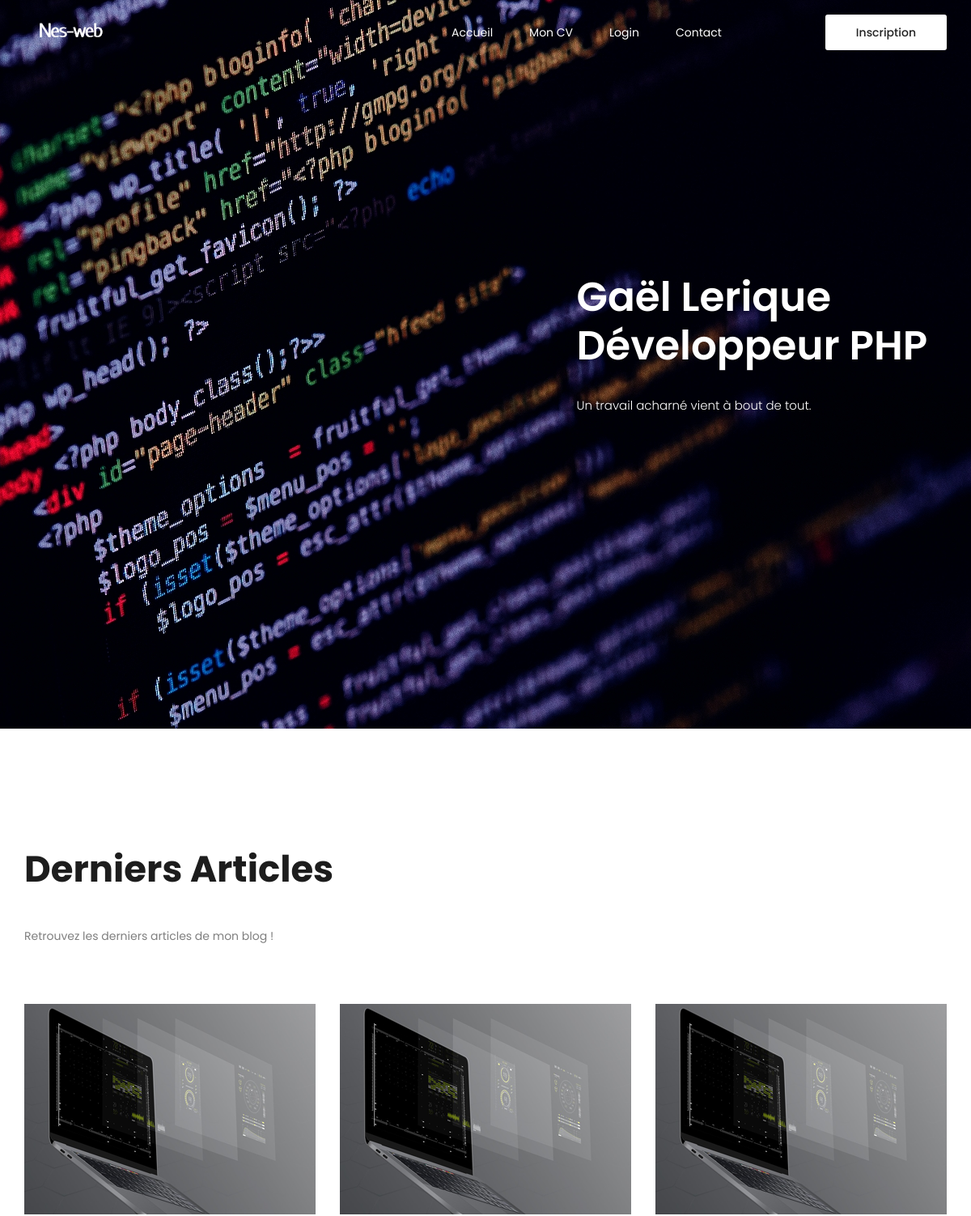
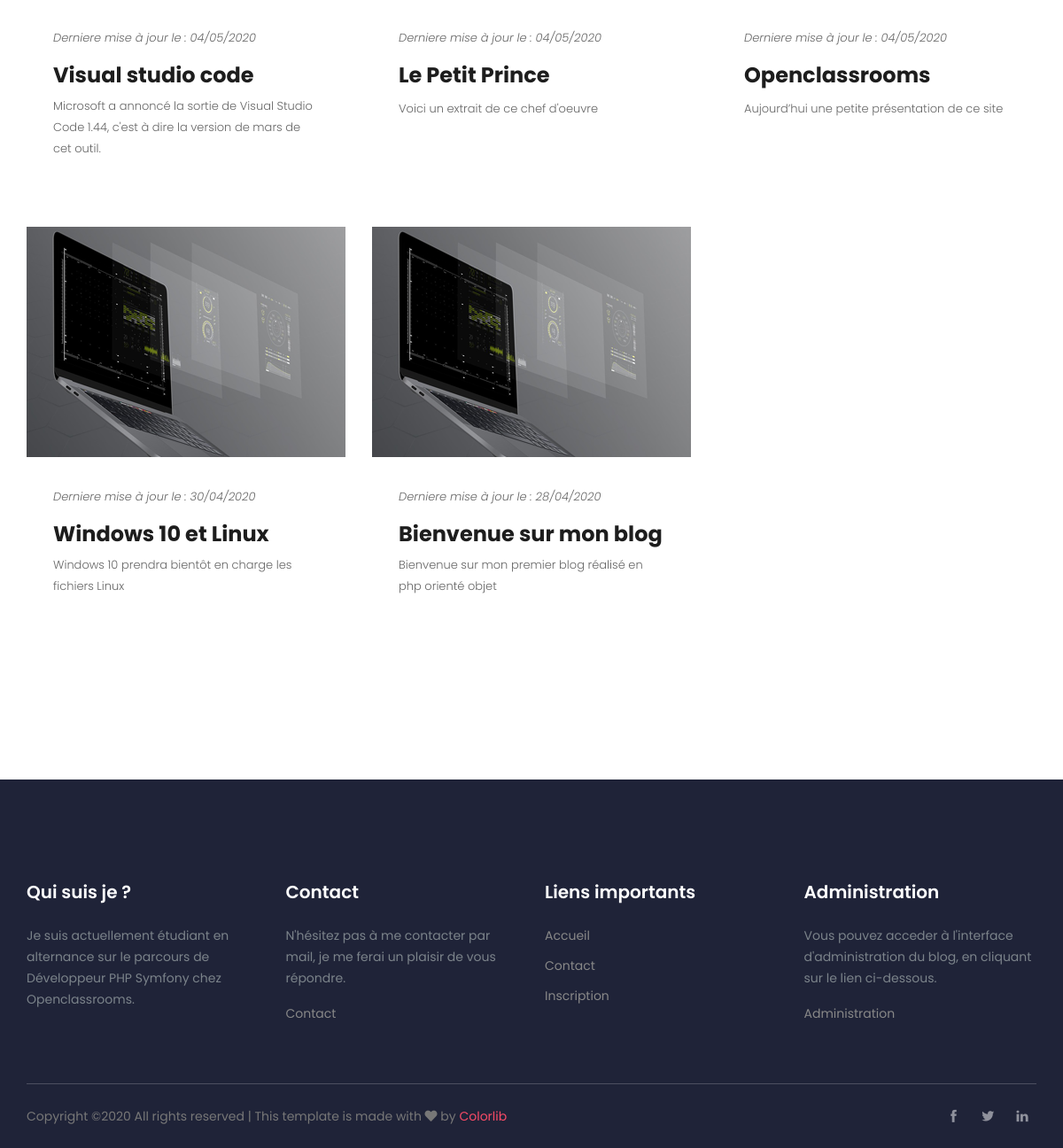
The page / on the database its author committed (2 pictures, top to bottom).
### tables this page shows
CREATE TABLE IF NOT EXISTS `post` (
  `id` int(11) NOT NULL AUTO_INCREMENT,
  `title` varchar(100) NOT NULL,
  `standfirst` varchar(200) NOT NULL,
  `content` text NOT NULL,
  `author` varchar(50) NOT NULL,
  `creationDate` date NOT NULL,
  `modificationDate` date DEFAULT NULL,
  `published` varchar(45) NOT NULL,
  `userId` int(11) NOT NULL,
  PRIMARY KEY (`id`),
  KEY `fk_post_utilisateur_idx` (`userId`)
);

### models/Renderer.php (called while the page is built, shortened)
<?php
class Renderer
{
    public static function render(string $path, array $var = []): void
    {
        extract($var);
        require('views/' . $path . '.view.php');
    }
}

### controllers/Post.php (called while the page is built, shortened)
<?php
class Post extends \controllers\Controller
{
    function accueil()
    {
        $manager = $this->modelManager;
        $posts = $manager->getPublishedList();
        \models\Renderer::render("accueil", compact('posts'));
    }
}

### models/Router.php (called while the page is built, shortened)
<?php
Class Router{
    public static function invoke(){
        if(!empty($_GET['action'])){
            $action = $_GET['action'];
        }
        else {$action="accueil";}
        $controller = new $controllerName();
        $controller->$action();
    }
}

### index.php (called while the page is built)
<?php
require('autoload.php');
\models\Router::invoke();

### controllers/Controller.php (called while the page is built, shortened)
<?php
abstract class Controller
{
    public function __construct()
    {
        $this->modelManager = new $realModelName();
    }
}

### models/managers/PostManager.php (called while the page is built, shortened)
<?php
class PostManager extends \models\Database
{
  protected $db;
  public function setDb(\PDO $db)
  {
    $this->db = $db;
  }
  public function getPublishedList()
  {
    $query = $this->db->prepare('SELECT id, title, standfirst, content, author, date_format(creationDate,"%d/%m/%Y") AS creationDate,
                                     date_format(modificationDate,"%d/%m/%Y") AS modificationDate, published, userId FROM post WHERE published = "Publié" ORDER BY id DESC');
    $query->execute();
    $query->setFetchMode(\PDO::FETCH_CLASS | \PDO::FETCH_PROPS_LATE, '\models\Post');
    $posts = $query->fetchAll();
    return $posts;
  }
}

### autoload.php (called while the page is built, shortened)
<?php
spl_autoload_register(function($className){
    $className = str_replace("\\","/",$className);
});

### models/Model.php (called while the page is built, shortened)
<?php
abstract class Model
{
    protected $id;
    function getId()
    {
        return $this->id;
    }
}

### models/Post.php (called while the page is built, shortened)
<?php
class Post extends Model
{
    protected $title;
    protected $standfirst;
    protected $modificationDate;
    function getTitle()
    {
        return $this->title;
    }
    function getStandfirst()
    {
        return $this->standfirst;
    }
    function getModificationDate()
    {
        return $this->modificationDate;
    }
}

### views/accueil.view.php (the view, shortened to what this page needs)
<section class="home_banner_area">
        <div class="banner_inner d-flex align-items-center">
            <div class="overlay"></div>
            <div class="container">
                <div class="row">
                    <div class="col-lg-6 offset-lg-6 col-xl-5 offset-xl-7">
                        <div class="banner_content">
                            <h3>Gaël Lerique<br/>Développeur PHP</h3>
                            <p>Un travail acharné vient à bout de tout.</p>
                         </div>
                    </div>
                </div>
            </div>
        </div>
    </section>
 <section class="latest-blog-area area-padding">
        <div class="container">
            <div class="row justify-content-center">
                <div class="col-lg-12">
                    <div class="area-heading">
                        <h4>Derniers Articles</h4>
                        <p>Retrouvez les derniers articles de mon blog ! </p>
                    </div>
                </div>
            </div>
            <div class="row">
            <?php
      foreach($posts as $value){
        ?>
                <div class="col-lg-4 col-md-6 ">
                <a href = "index.php?controller=Post&action=afficher&id=<?= $value->getId(); ?>">
                    <div class="single-blog">
                        <div class="thumb">
                            <img class="img-fluid w-100" src="assets/img/blog/2.png" alt="">
                        </div>
                        <div class="single-blog-content">
                            <p class="date">
                            <i>Derniere mise à jour le : <?= $value->getModificationDate(); ?> </i></p>
                            <h3>
                            <?= ucfirst ($value->getTitle()); ?>
                            </h3>
                            <p class="date"> <?= ucfirst ($value->getStandfirst()); ?></p>
                            </a>
                        </div>
                    </div>
                </div>
                <?php } ?>
    </section>

### rows shown on the page
post: ModificationDate "04/05/2020", title "Visual studio code", standfirst "Microsoft a annoncé la sortie de Visual Studio Code 1.44, c'est à dire la version de mars de cet outil."
post: ModificationDate "04/05/2020", title "Le Petit Prince", standfirst "Voici un extrait de ce chef d'oeuvre"
post: ModificationDate "04/05/2020", title "Openclassrooms", standfirst "Aujourd’hui une petite présentation de ce site"
post: ModificationDate "30/04/2020", title "Windows 10 et Linux", standfirst "Windows 10 prendra bientôt en charge les fichiers Linux"
post: ModificationDate "28/04/2020", title "Bienvenue sur mon blog", standfirst "Bienvenue sur mon premier blog réalisé en php orienté objet"
